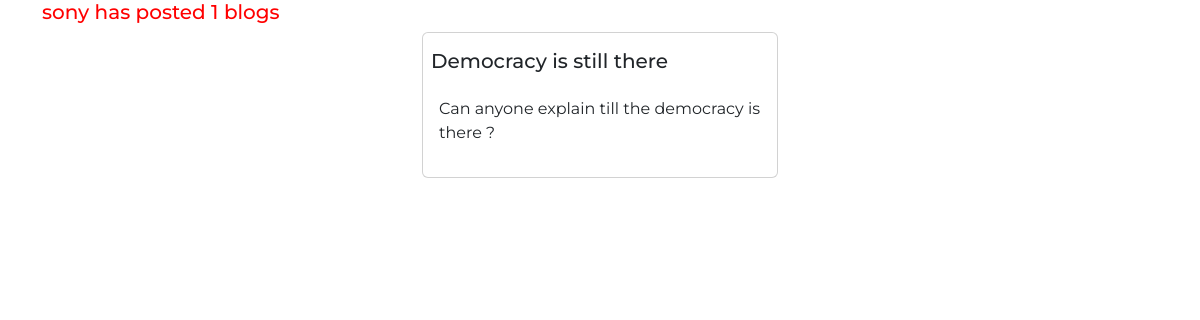
The app's page /api/see_post/4 with its own data.
### general/models.py (models this page shows, shortened)
class User(AbstractBaseUser, PermissionsMixin):
    email = models.EmailField(unique=True)
    first_name = models.CharField(max_length=30)
    last_name = models.CharField(max_length=35)
    date_joined = models.DateTimeField(default=timezone.now)
    security_code = models.IntegerField(default=0)
    profile_img= models.ImageField(default='default.jpg',upload_to='profile_pics')
    post_media=models.ImageField(default='',upload_to='media-picture')
    gender=models.CharField(max_length=50,null=True)
    verify_email = models.IntegerField(default=0)
    status = models.IntegerField(default=0)
    alive = models.IntegerField(default=0)
    is_active = models.BooleanField(default=True)
    is_staff = models.BooleanField(default=False)
    is_superuser = models.BooleanField(default=False)
    objects = MyUserManager()
    USERNAME_FIELD = 'email'
    REQUIRED_FIELDS = ['first_name', 'last_name']

class blog(models.Model):
    blog_title = models.CharField(max_length=100)
    blog_content = models.TextField(max_length=255)
    blog_slug = models.SlugField(max_length=100, default="", null=False)
    date_joined = models.DateTimeField(default=timezone.now)
    last_edited = models.DateTimeField(blank=True,null=True)
    user_id = models.ForeignKey("User", on_delete=models.CASCADE)

### general/views.py (the view)
# urls.py: path('see_post/<int:id>',SeeOtherPost.as_view(),name='see-other-post'),
class SeeOtherPost(APIView):
    def get(self,request,id):
        blog_id= request.GET.get('blog_id')
        print(blog_id)
        try:
            user_details=User.objects.get(id=id)
            blog_post=user_details.blog_set.all()
            return  render(request,"general/see_other_post.html",{"user_post":blog_post})
        except User.DoesNotExist:
            return  Response({"Error":"Permission Denied  or Something went Wrong"})

### general/templates/general/see_other_post.html
{% extends 'index.html'%}
  {% block page-content %}
<div class="container">
    <div class="row justify-content-center">
        <h5>{{user_post.0.user_id.first_name}} has posted  {{user_post|length}} blogs</h5>
        {% for blogs in user_post%}
            <div class="col-sm-4">
                <div class="card">
                    <h5 class="card-title ms-2 mt-3"> {{blogs.blog_title}}</h5>
                    <div class="card-body">
                        <p>{{blogs.blog_content}}</p>
                    </div>
                </div>
            </div>
        {% endfor %}
    </div>
</div>
{% endblock page-content %}

### static/style.css (style rules this page uses)
body { font-family: 'Montserrat',sans-serif !important; color: red !important; }

### records on screen
User: id+first_name "sony"
blog: blog_title "Democracy is still there", blog_content "Can anyone explain till the democracy is there ?"

### other values on screen
{{ user_post|length }} "1"
